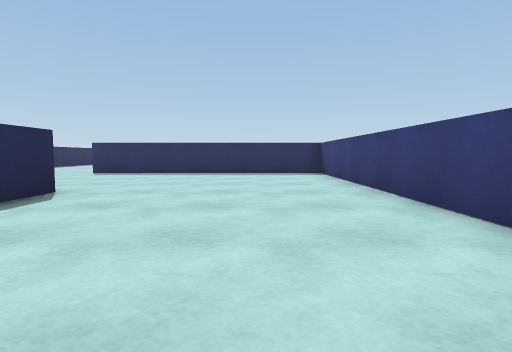
[1] (above)

17 first-person views from a walk through a 3-D level made in the Unity game engine. The camera is 0.62 m above the floor, tilts 4° down and sees 80° across. The floor is counted in squares, 1 m on a side. Each view is taken from the middle of a square. On the plan, view 1 faces up. The plan holds only what a view shows up to about 9 squares ahead; the rest is blank. The place goes on beyond the plan. The player is left out.

[2]
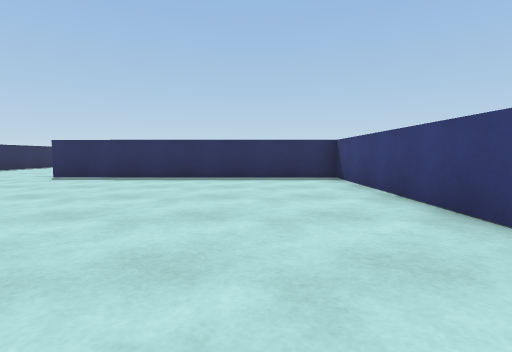

[3]
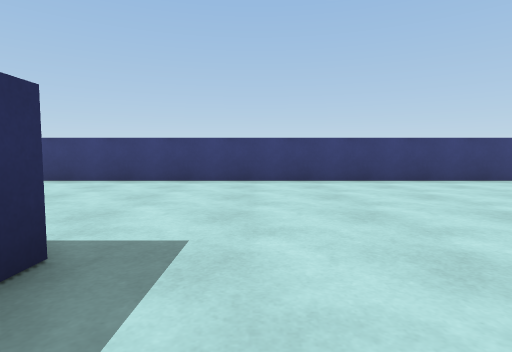

[4]
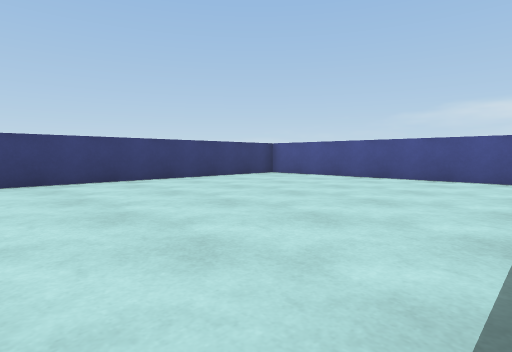

[5]
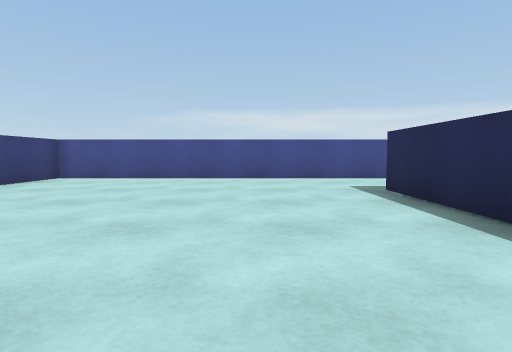

[6]
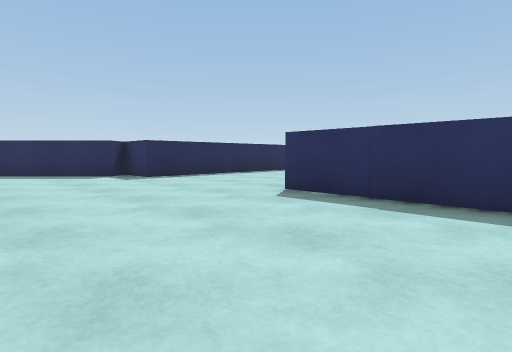

[7]
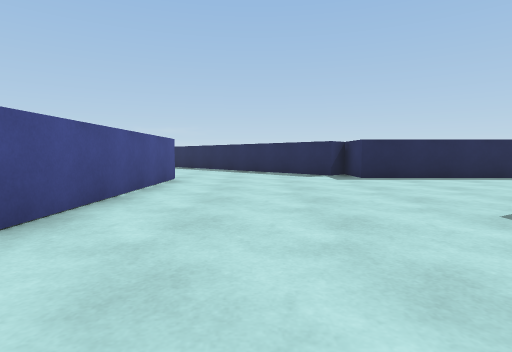

[8]
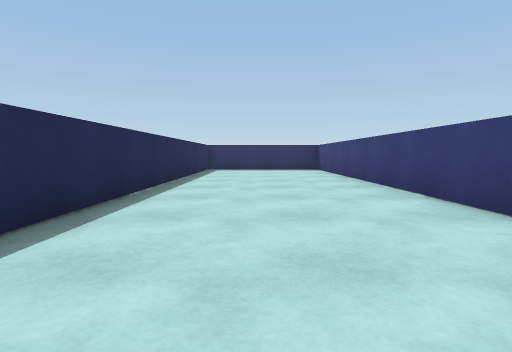

[9]
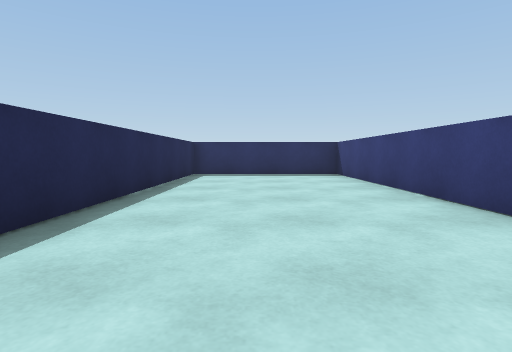

[10]
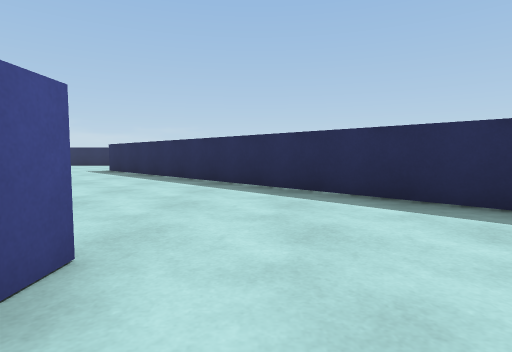

[11]
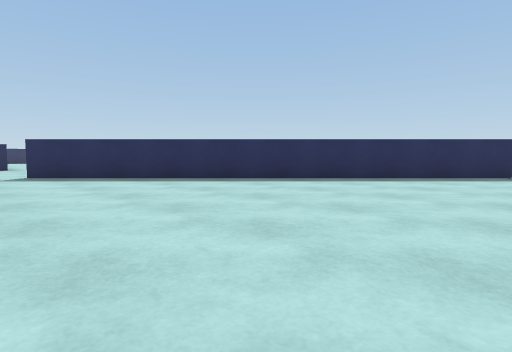

[12]
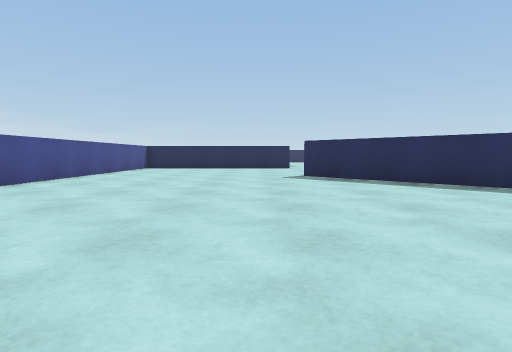

[13]
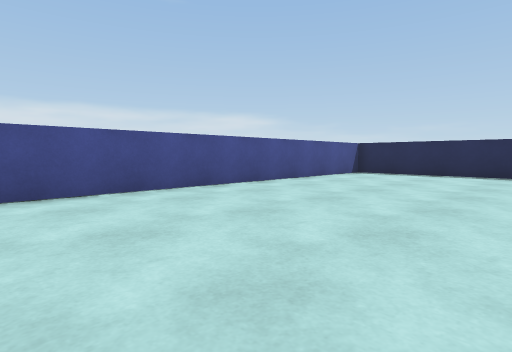

[14]
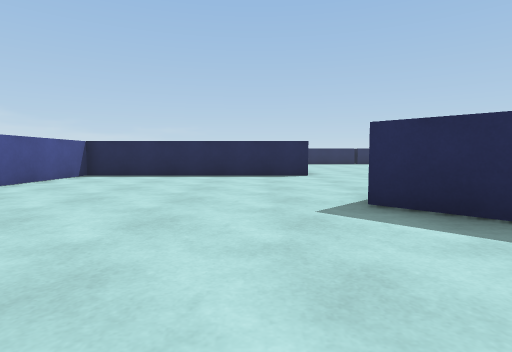

[15]
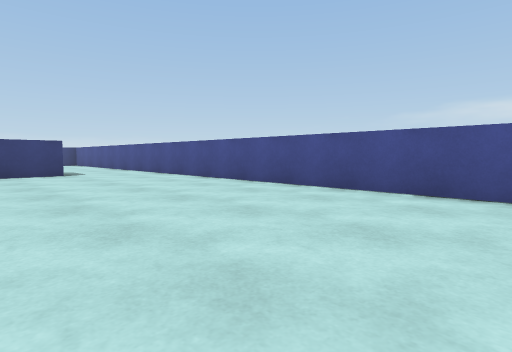

[16]
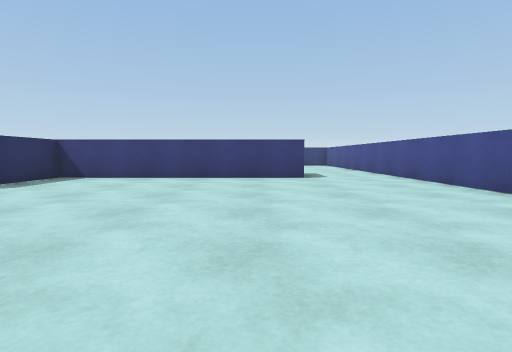

[17]
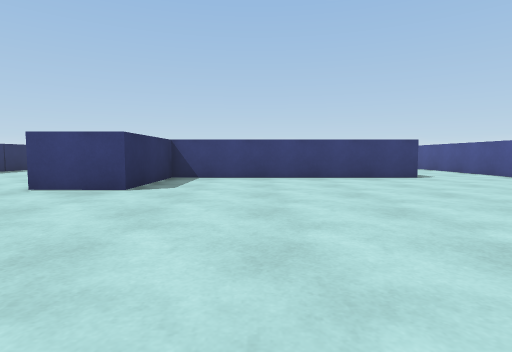

### Floor plan
Points are (right, up) in squares from view 1. A wall is a line through its corners. A room is listed if a view was taken in it or the views show most of it. See-through windows are left out.
Room 1 (views 1, 2, 3, 4, 5, 6, 7, 8, 9, 10)
walls: (-3.2, 4.9) (-3.2, 3.8); (-9.7, 4.9) (-4.4, 4.9); (-5.4, 12) (-5.4, 20.5); (-5.3, -0.6) (-5.3, -3.4); (-7.6, -6) (2.1, -6) (2.1, 10.1) (-5.5, 10.1); (-10, 20.5) (-10, 9.8)
ways out: opening at (-9.7, 7) to room 2; opening at (-6.5, -4.5) to room 2
Room 2 (views 11, 12, 13, 14, 15, 16, 17)
walls: (-6.9, -3.4) (-6.9, 3.2) (-9.8, 3.2) (-9.7, 4.9); (-25, 0.6) (-25, -6) (-7.6, -6); (-10.9, 9.2) (-19.8, 0.3); (-10, 9.8) (-11.1, 9.8)
ways out: opening at (-9.7, 7) to room 1; opening at (-6.5, -4.5) to room 1; opening at (-24, 2.5)

Where each view was taken, in squares from view 1:
view 1: 0 up, 0 right, facing up
view 2: 2 up, 0 right, facing up
view 3: 2 up, 5 left, facing right
view 4: 2 up, 5 left, facing down-right
view 5: 2 up, 3 left, facing down
view 6: 6 up, 2 left, facing up-left
view 7: 7 up, 2 left, facing left
view 8: 9 up, 8 left, facing up
view 9: 12 up, 8 left, facing up
view 10: 6 up, 8 left, facing left
view 11: 1 down, 10 left, facing up-left
view 12: 1 down, 11 left, facing left
view 13: 1 down, 15 left, facing down-left
view 14: 1 down, 16 left, facing left
view 15: 1 down, 17 left, facing down-right
view 16: 2 down, 15 left, facing right
view 17: 1 up, 15 left, facing right
